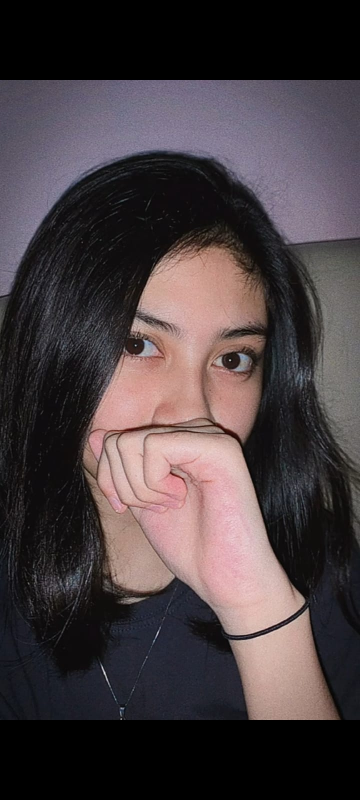
#> input picture foto1.jpeg, 720 x 1600 px (shown at 1/2 size)
$ python DifferenceImage.py
#> lines starting #> are read from the running program, lines starting #| are printed output that depends on the picture; after the words box and inside, x2 and y2 are one past the last pixel; in counts of white or black regions, pixels touching at a corner belong together
import cv2

# Load the two images
img1 = cv2.imread('foto1.jpeg')
#> img1 is the input picture: shape (1600, 720, 3); mean B, G, R 64.4, 61.7, 71.5
img2 = cv2.imread('foto2.png')
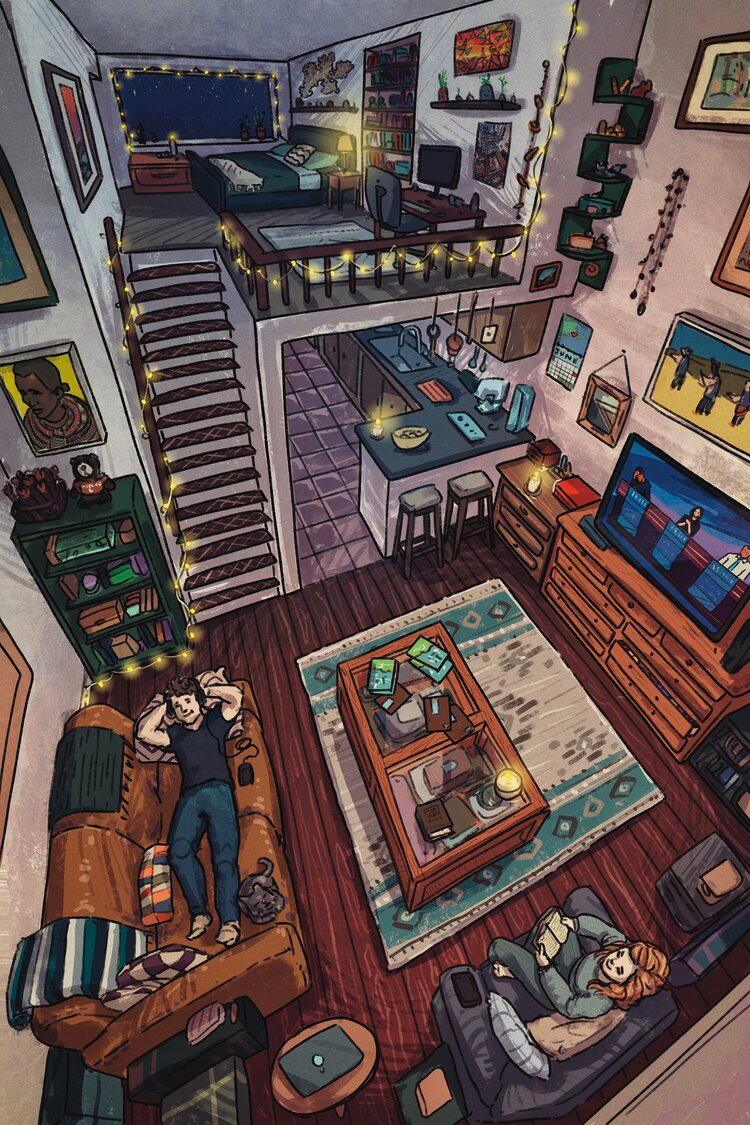
#> input picture foto2.png, 750 x 1125 px
#> img2 is the input picture: shape (1125, 750, 3); mean B, G, R 77.9, 80.6, 97.8
img1 = cv2.resize(img1, (326, 536))
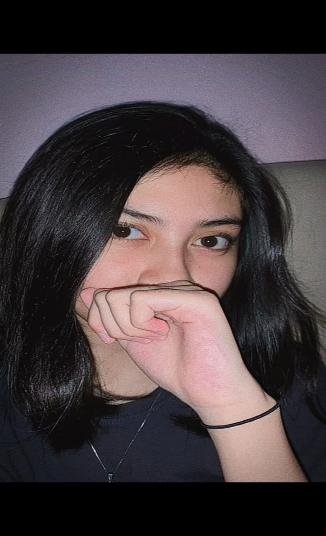
#> img1: shape (536, 326, 3); mean B, G, R 64.2, 61.6, 71.4
img2 = cv2.resize(img2, (326, 536))
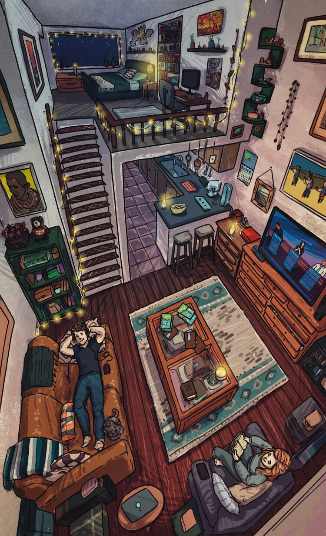
#> img2: shape (536, 326, 3); mean B, G, R 77.8, 80.5, 97.7

gray1 = cv2.cvtColor(img1, cv2.COLOR_BGR2GRAY)
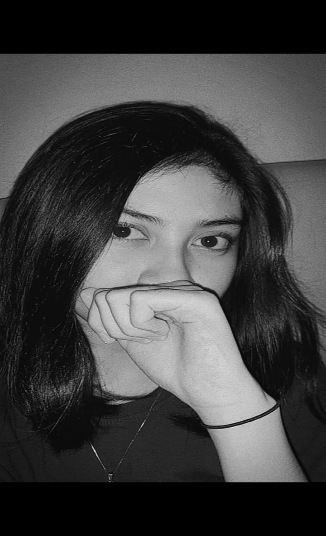
#> gray1: shape (536, 326); min 0, max 226, mean 64.8
gray2 = cv2.cvtColor(img2, cv2.COLOR_BGR2GRAY)
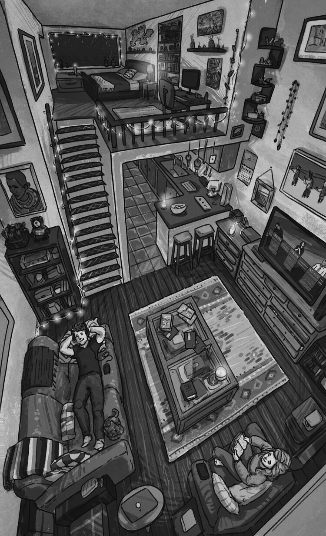
#> gray2: shape (536, 326); min 1, max 228, mean 85.3

diff = cv2.absdiff(gray1, gray2)
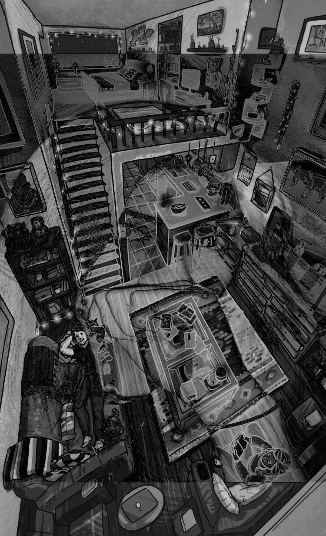
#> diff: shape (536, 326); min 0, max 219, mean 67.4

thresh = cv2.threshold(diff, 0, 255, cv2.THRESH_BINARY_INV | cv2.THRESH_OTSU)[1]
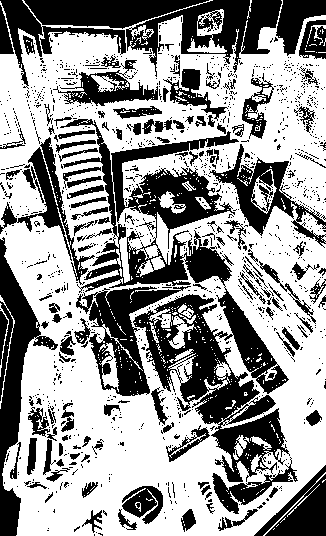
#> thresh: shape (536, 326); 59.7% white; 1242 black regions (1103 under 20 px), largest, box (x1, y1, x2, y2) and area: (60, 119, 290, 482) 21227, (0, 0, 282, 89) 10371, (0, 237, 58, 536) 5454

cv2.imshow('Difference Image', thresh)
cv2.waitKey(0)
